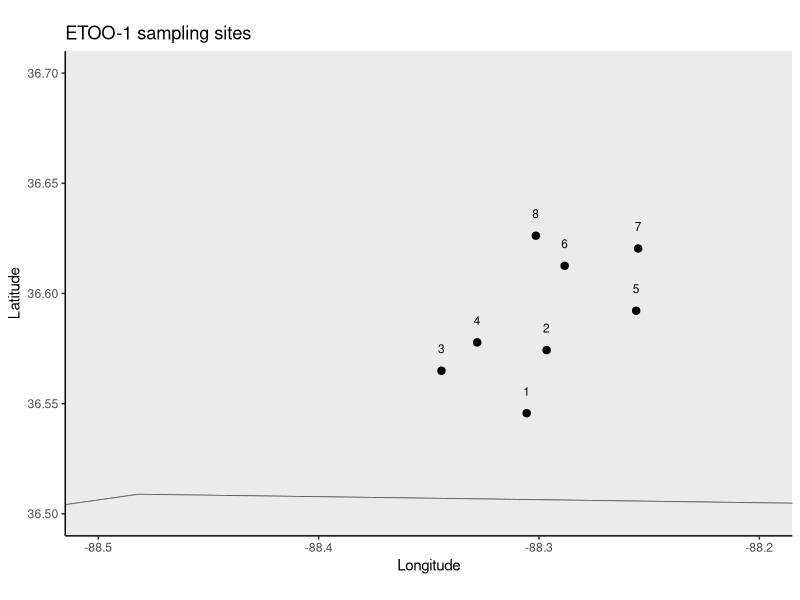
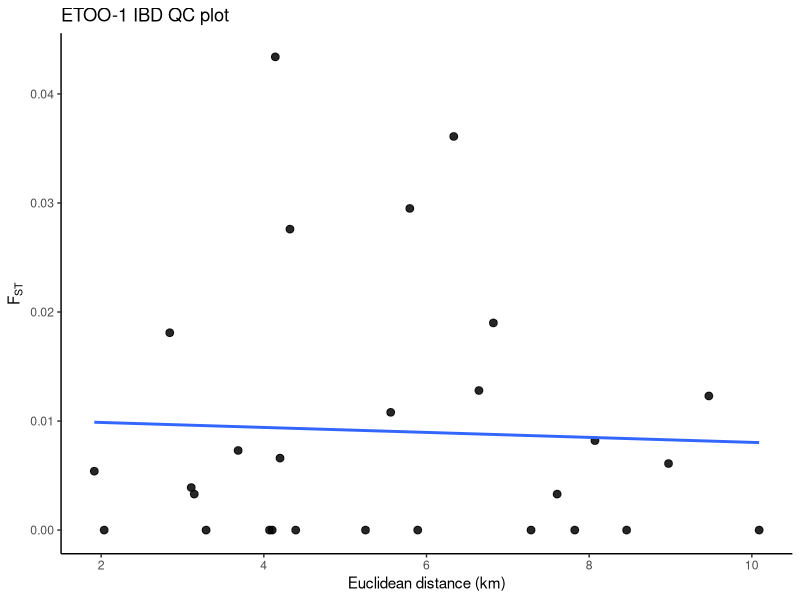

Source code (R) for these figures, in order: (Note: this script raises an error after producing the figures.)
# ETOO-1.R
# Etheostoma cf. oophylax (East Fork only)
# Source: Kattawar & Piller 2020, Comparative population genetics...

library(ggplot2)
library(maps)
library(geosphere)

base_path <- "/Users/johnmccall/Library/CloudStorage/OneDrive-TheOhioStateUniversity/Spring_2026/Landgen_DGS/DGS-Patterns-of-Fish-Diversity/DGS-Patterns-of-Fish-Diversity/Objective 2/Data"
study_code <- "ETOO-1"
study_dir <- file.path(base_path, study_code)
data_dir <- file.path(study_dir, "data")

dir.create(study_dir, recursive = TRUE, showWarnings = FALSE)
dir.create(data_dir, recursive = TRUE, showWarnings = FALSE)

# -----------------------------
# site coordinates (Table 2; East Fork only)
# -----------------------------
ETOO_1_coords <- data.frame(
  site = 1:8,
  #site_name = c(
  #  "White Oak Creek at Route 1497",
  #  "EFC Trib at Highway 1497",
  #  "Farley Branch at Tom Taylor Road",
  #  "Middle Fork at Martin Chapel Road",
  #  "Clayton Creek",
  #  "EFC Route 94 Bridge",
  #  "EFC Route 1536 Bridge",
  #  "Bee Creek at Highway 2075"
  #),
  lat = c(
    36.54566, 36.57431, 36.56494, 36.57780,
    36.59217, 36.61257, 36.62041, 36.62622
  ),
  lon = c(
    -88.30559, -88.29654, -88.34426, -88.32805,
    -88.25590, -88.28836, -88.25498, -88.30142
  )
)

# -----------------------------
# pairwise FST matrix (Table 4)
# negative values set to 0
# -----------------------------
ETOO_1_fst <- matrix(0, nrow = 8, ncol = 8)
rownames(ETOO_1_fst) <- colnames(ETOO_1_fst) <- as.character(1:8)

ETOO_1_fst[2,1] <- -0.0217
ETOO_1_fst[3,1] <- -0.1707
ETOO_1_fst[3,2] <- -0.1767
ETOO_1_fst[4,1] <- -0.0057
ETOO_1_fst[4,2] <- 0.0181
ETOO_1_fst[4,3] <- -0.1044
ETOO_1_fst[5,1] <- 0.0190
ETOO_1_fst[5,2] <- 0.0434
ETOO_1_fst[5,3] <- -0.0637
ETOO_1_fst[5,4] <- 0.0128
ETOO_1_fst[6,1] <- 0.0033
ETOO_1_fst[6,2] <- 0.0276
ETOO_1_fst[6,3] <- -0.1904
ETOO_1_fst[6,4] <- -0.0010
ETOO_1_fst[6,5] <- 0.0073
ETOO_1_fst[7,1] <- 0.0123
ETOO_1_fst[7,2] <- 0.0361
ETOO_1_fst[7,3] <- -0.0579
ETOO_1_fst[7,4] <- 0.0082
ETOO_1_fst[7,5] <- 0.0033
ETOO_1_fst[7,6] <- 0.0039
ETOO_1_fst[8,1] <- 0.0061
ETOO_1_fst[8,2] <- 0.0295
ETOO_1_fst[8,3] <- -0.1095
ETOO_1_fst[8,4] <- -0.0018
ETOO_1_fst[8,5] <- 0.0108
ETOO_1_fst[8,6] <- 0.0054
ETOO_1_fst[8,7] <- 0.0066

ETOO_1_fst <- ETOO_1_fst + t(ETOO_1_fst)
diag(ETOO_1_fst) <- 0
ETOO_1_fst[ETOO_1_fst < 0] <- 0

# -----------------------------
# straight-line distance matrix (km)
# -----------------------------
geo_dist_km <- geosphere::distm(
  x = ETOO_1_coords[, c("lon", "lat")],
  fun = geosphere::distHaversine
) / 1000

rownames(geo_dist_km) <- colnames(geo_dist_km) <- as.character(ETOO_1_coords$site)

# -----------------------------
# pairwise dataframe for IBD plot
# -----------------------------
ETOO_1_ibd <- data.frame(
  site1   = rownames(ETOO_1_fst)[row(ETOO_1_fst)[upper.tri(ETOO_1_fst)]],
  site2   = colnames(ETOO_1_fst)[col(ETOO_1_fst)[upper.tri(ETOO_1_fst)]],
  fst     = ETOO_1_fst[upper.tri(ETOO_1_fst)],
  dist_km = geo_dist_km[upper.tri(geo_dist_km)]
)

# -----------------------------
# map of sites (KY + TN only)
# -----------------------------
states_map <- map_data("state")

ky_tn <- subset(states_map, region %in% c("kentucky", "tennessee"))

map_xlim <- c(-88.5, -88.2)
map_ylim <- c(36.5, 36.7)

ggplot() +
  geom_polygon(
    data = ky_tn,
    aes(x = long, y = lat, group = group),
    fill = "grey92", color = "grey40", linewidth = 0.3
  ) +
  geom_point(
    data = ETOO_1_coords,
    aes(x = lon, y = lat),
    size = 2.2
  ) +
  geom_text(
    data = ETOO_1_coords,
    aes(x = lon, y = lat, label = site),
    nudge_y = 0.01,
    size = 3
  ) +
  coord_fixed(xlim = map_xlim, ylim = map_ylim) +
  theme_classic() +
  labs(
    title = "ETOO-1 sampling sites",
    x = "Longitude",
    y = "Latitude"
  )

# -----------------------------
# IBD plot
# -----------------------------
ggplot(ETOO_1_ibd, aes(x = dist_km, y = fst)) +
  geom_point(size = 2.3, alpha = 0.85) +
  geom_smooth(method = "lm", se = FALSE) +
  theme_classic() +
  labs(
    title = "ETOO-1 IBD QC plot",
    x = "Euclidean distance (km)",
    y = expression(F[ST])
  )

save(
  ETOO_1_fst,
  ETOO_1_coords,
  #geo_dist_km,
  #ETOO_1_ibd,
  file = file.path(data_dir, "ETOO-1.RData")
)
